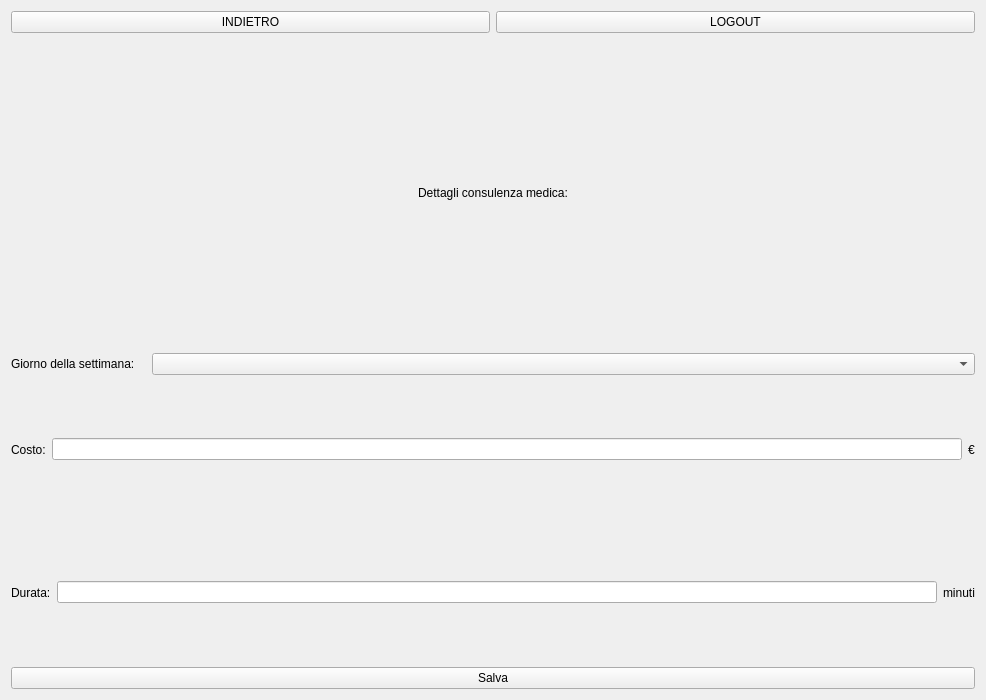
<?xml version="1.0" encoding="UTF-8"?>
<ui version="4.0">
 <class>Form</class>
 <widget class="QWidget" name="Form">
  <property name="geometry">
   <rect>
    <x>0</x>
    <y>0</y>
    <width>986</width>
    <height>700</height>
   </rect>
  </property>
  <property name="windowTitle">
   <string>Amministratore - gestisci consulenza medica</string>
  </property>
  <layout class="QVBoxLayout" name="verticalLayout">
   <item>
    <layout class="QVBoxLayout" name="verticalLayoutPrincipale">
     <item>
      <layout class="QHBoxLayout" name="horizontalLayoutIndietroLogout">
       <item>
        <widget class="QPushButton" name="pushButtonIndietro">
         <property name="text">
          <string>INDIETRO</string>
         </property>
        </widget>
       </item>
       <item>
        <widget class="QPushButton" name="pushButtonLogout">
         <property name="text">
          <string>LOGOUT</string>
         </property>
        </widget>
       </item>
      </layout>
     </item>
     <item>
      <widget class="QLabel" name="labelDettagliTrattamento">
       <property name="font">
        <font>
         <pointsize>9</pointsize>
        </font>
       </property>
       <property name="text">
        <string>Dettagli consulenza medica:</string>
       </property>
       <property name="alignment">
        <set>Qt::AlignCenter</set>
       </property>
      </widget>
     </item>
     <item>
      <layout class="QVBoxLayout" name="verticalLayoutDatiTrattamento">
       <item>
        <layout class="QHBoxLayout" name="horizontalLayoutClasse">
         <item>
          <widget class="QLabel" name="labelGiorno">
           <property name="maximumSize">
            <size>
             <width>135</width>
             <height>16777215</height>
            </size>
           </property>
           <property name="text">
            <string>Giorno della settimana:</string>
           </property>
           <property name="alignment">
            <set>Qt::AlignLeading|Qt::AlignLeft|Qt::AlignVCenter</set>
           </property>
          </widget>
         </item>
         <item>
          <widget class="QComboBox" name="comboBoxGiorno"/>
         </item>
        </layout>
       </item>
       <item>
        <layout class="QHBoxLayout" name="horizontalLayoutCosto">
         <item>
          <widget class="QLabel" name="labelCosto">
           <property name="text">
            <string>Costo:</string>
           </property>
          </widget>
         </item>
         <item>
          <widget class="QLineEdit" name="lineEditCosto"/>
         </item>
         <item>
          <widget class="QLabel" name="labelEuro">
           <property name="text">
            <string>€</string>
           </property>
          </widget>
         </item>
        </layout>
       </item>
       <item>
        <layout class="QHBoxLayout" name="horizontalLayoutDurata">
         <item>
          <widget class="QLabel" name="labelDurata">
           <property name="text">
            <string>Durata:</string>
           </property>
          </widget>
         </item>
         <item>
          <widget class="QLineEdit" name="lineEditDurata"/>
         </item>
         <item>
          <widget class="QLabel" name="labelMinuti">
           <property name="text">
            <string>minuti</string>
           </property>
          </widget>
         </item>
        </layout>
       </item>
      </layout>
     </item>
     <item>
      <widget class="QPushButton" name="pushButtonSalva">
       <property name="text">
        <string>Salva</string>
       </property>
      </widget>
     </item>
    </layout>
   </item>
  </layout>
 </widget>
 <resources/>
 <connections/>
</ui>
